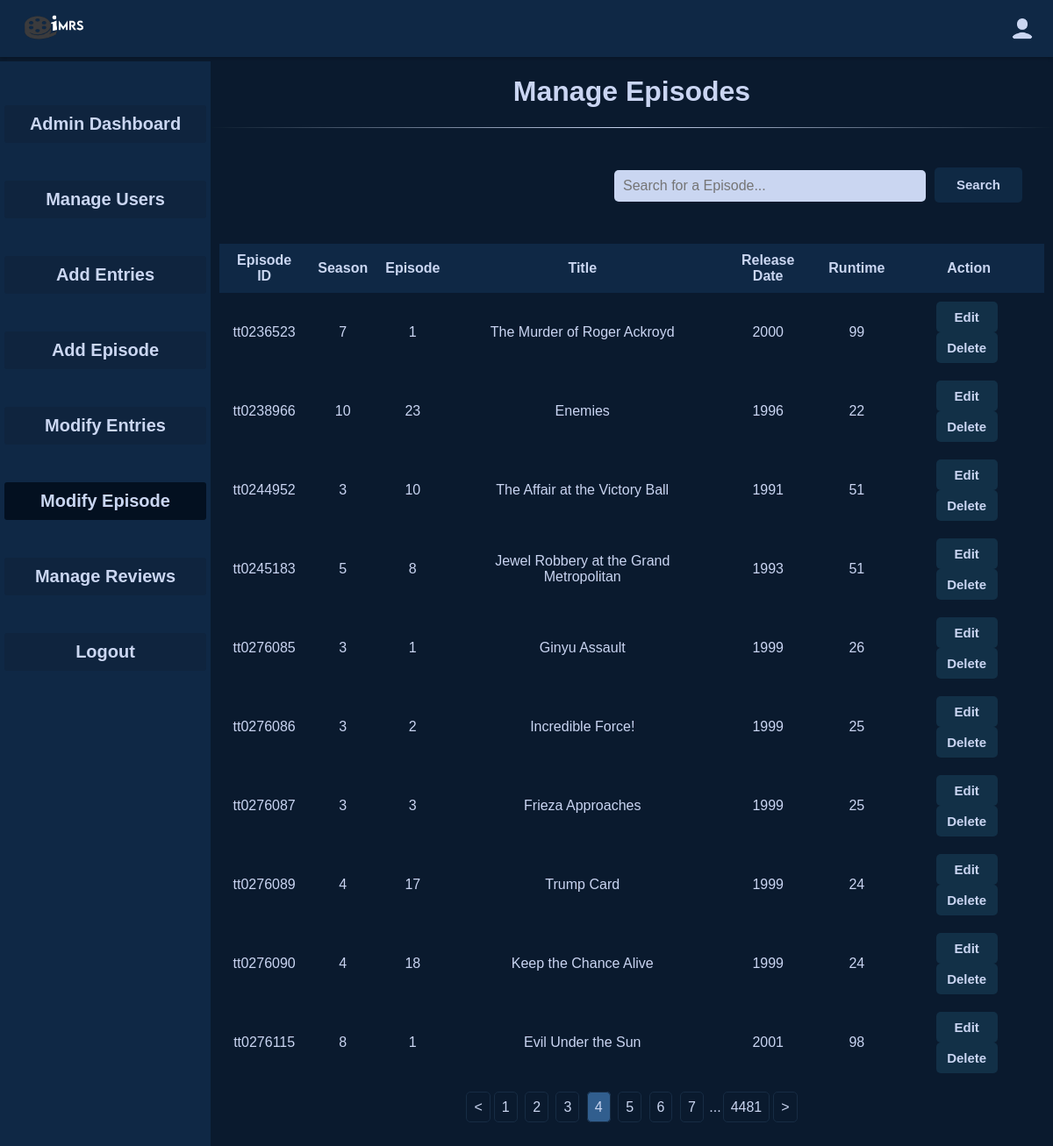
Page /Manage_Episode.php?&page=4 (signed in) on the committed database.
### tables this page shows
CREATE TABLE `episodes` (
  `episodeId` varchar(15) NOT NULL,
  `parentId` varchar(15) NOT NULL,
  `season` int DEFAULT NULL,
  `episode` int DEFAULT NULL,
  `title` mediumtext,
  `releaseDate` int DEFAULT NULL,
  `runtime` int DEFAULT NULL,
  PRIMARY KEY (`episodeId`),
  KEY `fk_episodes_1_idx` (`parentId`),
  CONSTRAINT `fk_episodes_1` FOREIGN KEY (`parentId`) REFERENCES `titles` (`id`)
);

### Manage_Episode.php (the view, shortened to what this page needs)
<?php
include 'db_connect.php';
$searchQuery = '';
$stmt = $conn->prepare("SELECT COUNT(*) FROM episodes WHERE title LIKE :searchQuery");
$stmt->execute(['searchQuery' => "%$searchQuery%"]);
$totalRecords = $stmt->fetchColumn();
$recordsPerPage = 10;
$totalPages = ceil($totalRecords / $recordsPerPage);
$currentPage = isset($_GET['page']) ? (int)$_GET['page'] : 1;
$offset = ($currentPage - 1) * $recordsPerPage;
$stmt = $conn->prepare("SELECT * FROM episodes WHERE title LIKE :searchQuery LIMIT :limit OFFSET :offset");
$stmt->bindValue(':searchQuery', "%$searchQuery%", PDO::PARAM_STR);
$stmt->bindValue(':limit', $recordsPerPage, PDO::PARAM_INT);
$stmt->bindValue(':offset', $offset, PDO::PARAM_INT);
$stmt->execute();
$episodes = $stmt->fetchAll(PDO::FETCH_ASSOC);
?>
<!DOCTYPE html>
<html>
<head>
    <link rel="stylesheet" type="text/css" href="Style.css">
</head>
<body>
<div class="header">
    <a href="Home.php"><img src="Illustrations/imrs.png" alt="Logo" class="logo"></a>
    <div class="dropP">
        <?php
        $username = $_SESSION['username'];
        $imageFiles = glob("Profile_Image/$username.*");
        if (!empty($imageFiles)) {
            $imagePath = $imageFiles[0];
            echo "<a href='Profile.php'><img src='$imagePath' alt='User Logo' class='user-logo'></a>";
        } else {
            echo '<a href="Profile.php"><img src="Profile_Image/user.png" alt="User Logo" class="user-logo"></a>';
        }
        ?>
    </div>
</div>
<div style="display: flex">
    <div class="sidebar">
        <a style="margin-top: 50px" href="Admin_Dashboard.php">Admin Dashboard</a><br>
        <a href="Manage_Users.php">Manage Users</a><br>
        <a href="Add_Title.php" >Add Entries</a><br>
        <a href="Add_Episode.php" >Add Episode</a><br>
        <a href="Manage_Entries.php">Modify Entries</a><br>
        <a href="Manage_Episode.php" style="background-color: #031020">Modify Episode</a><br>
        <a href="Manage_reviews.php">Manage Reviews</a><br>
        <a href="Logout.php">Logout</a><br>
    </div>
    <div style="width: 100%">
        <h1>Manage Episodes</h1><hr>
        <form action="Manage_Episode.php" method="get" class="search-bar-container" style="width: 50%; margin-left: 450px;">
            <input type="text" name="title" placeholder="Search for a Episode..." class="search-bar" style="width: 100px">
            <button type="submit" class="search-button" style="width: 100px; margin-top: 25px">Search</button>
        </form>
        <table border='1' align='center' style="width: 100%">
            <tr>
                <th>Episode ID</th>
                <th>Season</th>
                <th>Episode</th>
                <th>Title</th>
                <th>Release Date</th>
                <th>Runtime</th>
                <th>Action</th>
            </tr>
            <?php foreach ($episodes as $episode): ?>
                <tr>
                    <td><?php echo $episode['episodeId']; ?></td>
                    <td><?php echo $episode['season']; ?></td>
                    <td><?php echo $episode['episode']; ?></td>
                    <td><?php echo $episode['title']; ?></td>
                    <td><?php echo $episode['releaseDate']; ?></td>
                    <td><?php echo $episode['runtime']; ?></td>
                    <td>
                        <a href='Manage_Episode.php?edit_id=<?php echo $episode['episodeId']; ?>'><button>Edit</button></a>
                        <a href='Delete_Episode.php?id=<?php echo $episode['episodeId']; ?>'><button>Delete</button></a>
                    </td>
                </tr>
            <?php endforeach; ?>
        </table>
        <?php pagination($currentPage, $totalPages, $searchQuery); ?>
    </div>
</div>
</body>
</html>
<?php
function pagination($currentPage, $totalPages, $searchQuery): void
{
$queryParams = $_GET;
unset($queryParams['page']);
$queryString = http_build_query($queryParams);
echo "<div class='pagination'>";
    $maxPagesToShow = 7;
    $startRange = max(1, $currentPage - floor($maxPagesToShow / 2));
    $endRange = min($totalPages, $startRange + $maxPagesToShow - 1);
    if ($currentPage > 1) {
    echo "<a href='?" . $queryString . "&page=" . ($currentPage - 1) . "'>&lt;</a>";
    }
    for ($i = $startRange; $i <= $endRange; $i++) {
    echo "<a href='?" . $queryString . "&page=$i' " . ($i == $currentPage ? "class='active'" : "") . ">$i</a> ";
    }
    if ($endRange < $totalPages) {
    if ($endRange < $totalPages - 1) {
    echo "<span>...</span>";
    }
    echo "<a href='?" . $queryString . "&page=$totalPages'>$totalPages</a>";
    }
    if ($currentPage < $totalPages) {
    echo "<a href='?" . $queryString . "&page=" . ($currentPage + 1) . "'>&gt;</a>";
    }
    echo "</div>";
}
?>

### Style.css (style rules this page uses)
body { font-family: "Lexend Deca", sans-serif; background-color: #0a1a2e; color: #cad5f2; margin: 0; padding: 0; text-align: center; }
.header { background-color: #0f2845; padding: 10px 20px; display: flex; justify-content: space-between; align-items: center; max-height: 45px; box-shadow: 0 2px 4px rgba(0, 0, 0, 0.2); }
.logo { width: 100px; height: auto; }
.user-logo { width: 30px; height: auto; border-radius: 50%; margin-top: 5px; }
.search-bar-container { display: flex; align-items: center; }
.search-bar { flex: 1; width: 1000px; margin-top: 20px; margin-right: 10px; margin-left: 10px; padding: 3px 10px; border: none; border-radius: 5px; background-color: #cad6f1; color: #333; font-size: 16px; outline: none; }
.search-button { height: 40px; width: 40px; margin-bottom: 27px; background-color: #0f2944; border: none; cursor: pointer; }
table { width: 70%; border-collapse: separate; border-spacing: 0; border-radius: 5px; overflow: hidden; padding: 10px; border: none; }
td, th { padding: 10px; text-align: center; border: none; }
th { background-color: #0f2845; color: #cad6f1; }
a { text-decoration: none; color: #cad6f1; }
.pagination { margin-top: 10px; margin-bottom: 30px; }
.pagination a { padding: 8px; margin: 2px; border: 1px solid #172c44; border-radius: 5px; text-decoration: none; color: #cad6f1; }
.pagination a.active { background-color: #315e8e; color: #cad6f1; }
input { width: 95%; height: 30px; padding-left: 10px; margin-top: 5px; margin-bottom: 20px; font-size: 100%; border-radius: 5px; background-color: #cad5f2; font-family: Changa, sans-serif; outline: none; }
button { width: 100%; height: 40px; padding: 5px; background-color: #0a1a2e; color: #cad5f2; border: none; border-radius: 5px; cursor: pointer; margin-top: 25px; font-size: large; font-weight: bold; font-family: Candara, sans-serif; }
hr { margin-bottom: 20px; border: 0; height: 1px; background-image: linear-gradient(to right, rgb(10, 27, 45), rgb(202, 214, 241), rgb(10, 27, 45)); }
.dropP { position: relative; }
.sidebar { background-color: #0f2845; margin-top: 5px; height: 3000px; width: 300px; font-weight: bold; font-size: 20px; }
.sidebar a { display: flex; margin: 20px 5px 0 5px; justify-content: center; background-color: #0f243e; padding: 10px; border-radius: 3px; }

### Manage_Episode.php (style rules this page uses)
button { font-size: 15px; background-color: #123047; margin: auto; margin-right: 5px; padding: 0; width: 70px; height: 35px; }
input { width: 300px; }

### rows in the picture
episodes: episodeId "tt0236523", season "7", episode "1", title "The Murder of Roger Ackroyd", releaseDate "2000", runtime "99"
episodes: episodeId "tt0238966", season "10", episode "23", title "Enemies", releaseDate "1996", runtime "22"
episodes: episodeId "tt0244952", season "3", episode "10", title "The Affair at the Victory Ball", releaseDate "1991", runtime "51"
episodes: episodeId "tt0245183", season "5", episode "8", title "Jewel Robbery at the Grand Metropolitan", releaseDate "1993", runtime "51"
episodes: episodeId "tt0276085", season "3", episode "1", title "Ginyu Assault", releaseDate "1999", runtime "26"
episodes: episodeId "tt0276086", season "3", episode "2", title "Incredible Force!", releaseDate "1999", runtime "25"
episodes: episodeId "tt0276087", season "3", episode "3", title "Frieza Approaches", releaseDate "1999", runtime "25"
episodes: episodeId "tt0276089", season "4", episode "17", title "Trump Card", releaseDate "1999", runtime "24"
episodes: episodeId "tt0276090", season "4", episode "18", title "Keep the Chance Alive", releaseDate "1999", runtime "24"
episodes: episodeId "tt0276115", season "8", episode "1", title "Evil Under the Sun", releaseDate "2001", runtime "98"

### other values in the picture
$totalPages "4481"
